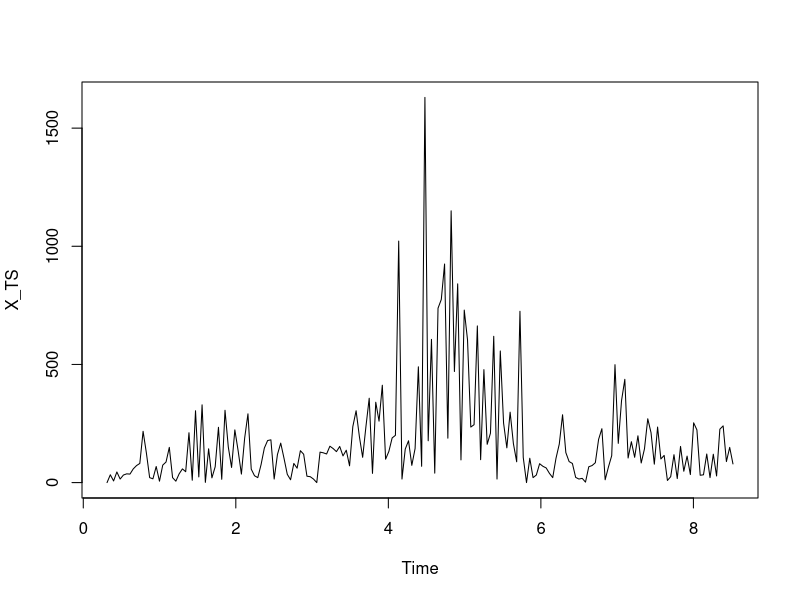
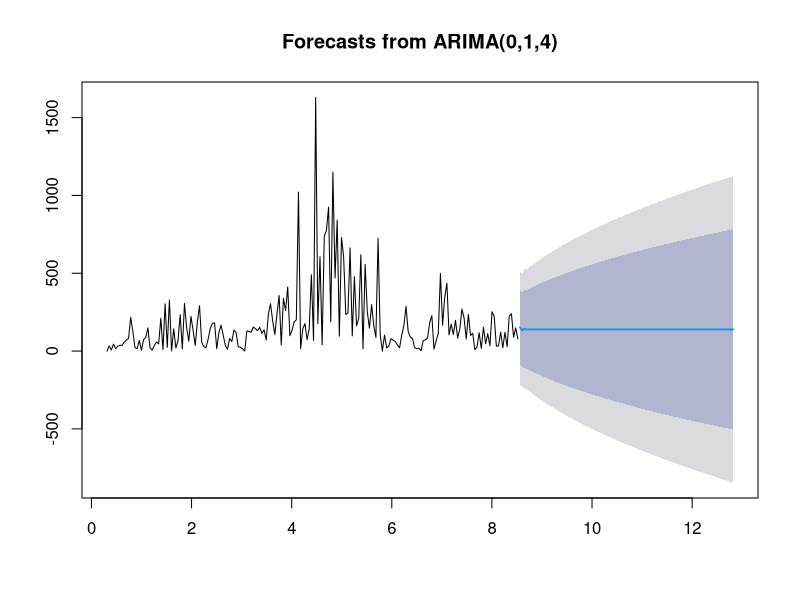

Here is the R script that generated these plots, in order:

setwd("E:/Kuliah/Courses/Coaching Course Net")

data = read.csv("Data Time Series.csv")

serene = data[,1] #Serene
typing = data[,2] #Typing
knocking = data[,3] #Knocking
shaking = data[,4] #Shaking
time = data[,5] #time
n = 64*3

library(forecast)
#install.packages('forecast') if the lib doens't exist

X_TS = ts(shaking,frequency =n/8.25,start=c(0,8.25))
plot(X_TS)

#X only
mod = auto.arima(X_TS)
result = data.frame(mod$fitted)

X_predict = forecast(mod,h=100) # h itu n periode yang ingin diforecast.
accuracy(X_predict)
plot(X_predict)

X_predict = data.frame(X_predict)

#Kesimpulan, data ini tidak bisa diforecast